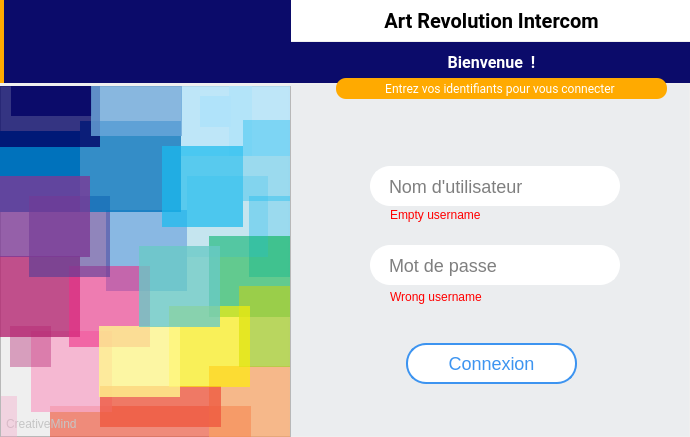
<?xml version="1.0" encoding="UTF-8"?>
<ui version="4.0">
 <class>LoginWindow</class>
 <widget class="QWidget" name="LoginWindow">
  <property name="geometry">
   <rect>
    <x>0</x>
    <y>0</y>
    <width>690</width>
    <height>437</height>
   </rect>
  </property>
  <property name="windowTitle">
   <string>Form</string>
  </property>
  <widget class="QLineEdit" name="log_password">
   <property name="geometry">
    <rect>
     <x>370</x>
     <y>245</y>
     <width>250</width>
     <height>40</height>
    </rect>
   </property>
   <property name="styleSheet">
    <string notr="true">QLineEdit{
	border:2px solid; 
	border-radius:20px;
	font-size:18px;
	padding-left:15px;
	padding-right:15px; 
	border-color:#FFF; 
	background-color:#FFFFFF;}

QLineEdit:hover,  QLineEdit:focus{
	border-color: rgba(57, 146, 240, 180); 
}</string>
   </property>
   <property name="text">
    <string/>
   </property>
   <property name="echoMode">
    <enum>QLineEdit::Password</enum>
   </property>
   <property name="placeholderText">
    <string>Mot de passe</string>
   </property>
  </widget>
  <widget class="QLabel" name="welcome_log">
   <property name="geometry">
    <rect>
     <x>291</x>
     <y>42</y>
     <width>401</width>
     <height>41</height>
    </rect>
   </property>
   <property name="minimumSize">
    <size>
     <width>0</width>
     <height>41</height>
    </size>
   </property>
   <property name="maximumSize">
    <size>
     <width>16777215</width>
     <height>41</height>
    </size>
   </property>
   <property name="styleSheet">
    <string notr="true">background-color: rgb(11, 11, 106);
color: rgb(255, 255, 255);font-size:16px; font-weight:bold; font-family:Roboto ;</string>
   </property>
   <property name="text">
    <string>Bienvenue  !</string>
   </property>
   <property name="alignment">
    <set>Qt::AlignCenter</set>
   </property>
  </widget>
  <widget class="QLabel" name="multi_logo_background">
   <property name="geometry">
    <rect>
     <x>288</x>
     <y>85</y>
     <width>401</width>
     <height>351</height>
    </rect>
   </property>
   <property name="styleSheet">
    <string notr="true">background-color: rgba(57, 146, 240, 5);
background-image: url(:/icons/icons/multilogo.png);</string>
   </property>
   <property name="text">
    <string/>
   </property>
  </widget>
  <widget class="QLabel" name="psw_warning">
   <property name="geometry">
    <rect>
     <x>390</x>
     <y>289</y>
     <width>151</width>
     <height>16</height>
    </rect>
   </property>
   <property name="styleSheet">
    <string notr="true">color:red;
font-size:12px;</string>
   </property>
   <property name="text">
    <string>Wrong username</string>
   </property>
  </widget>
  <widget class="QLabel" name="logo_log">
   <property name="geometry">
    <rect>
     <x>0</x>
     <y>0</y>
     <width>291</width>
     <height>83</height>
    </rect>
   </property>
   <property name="minimumSize">
    <size>
     <width>291</width>
     <height>83</height>
    </size>
   </property>
   <property name="maximumSize">
    <size>
     <width>291</width>
     <height>83</height>
    </size>
   </property>
   <property name="styleSheet">
    <string notr="true">border-left:4px solid;
border-left-color: rgb(255, 170, 0);
background-color: rgb(11, 11, 106);
image: url(:/icons/icons/ARsoftlogo.png);
</string>
   </property>
   <property name="text">
    <string/>
   </property>
  </widget>
  <widget class="QLineEdit" name="log_username">
   <property name="geometry">
    <rect>
     <x>370</x>
     <y>166</y>
     <width>250</width>
     <height>40</height>
    </rect>
   </property>
   <property name="styleSheet">
    <string notr="true">QLineEdit{
	border:2px solid; 
	border-radius:20px;
	font-size:18px;
	padding-left:15px;
	padding-right:15px; 
	border-color:#FFF; 
	background-color:#FFFFFF;}

QLineEdit:hover,  QLineEdit:focus{
	border-color: rgba(57, 146, 240, 180); 
}</string>
   </property>
   <property name="placeholderText">
    <string>Nom d'utilisateur</string>
   </property>
  </widget>
  <widget class="QPushButton" name="connect_log">
   <property name="geometry">
    <rect>
     <x>406</x>
     <y>343</y>
     <width>171</width>
     <height>41</height>
    </rect>
   </property>
   <property name="styleSheet">
    <string notr="true">QPushButton{
	border:2px solid rgba(57, 146, 240, 250);
	border-radius:20px; 
	font-size:18px; 
	padding-left:15px;
	padding-right:15px; 
	background-color:#FFFFFF;
	color:rgba(57, 146, 240, 250);
}

QPushButton:hover{
	font-weight:bold;
	background-color: rgba(57, 146, 240, 250);
	color:#FFFFFF;
}</string>
   </property>
   <property name="text">
    <string>Connexion</string>
   </property>
  </widget>
  <widget class="QLabel" name="main_title_log">
   <property name="geometry">
    <rect>
     <x>291</x>
     <y>0</y>
     <width>401</width>
     <height>41</height>
    </rect>
   </property>
   <property name="minimumSize">
    <size>
     <width>0</width>
     <height>41</height>
    </size>
   </property>
   <property name="maximumSize">
    <size>
     <width>16777215</width>
     <height>41</height>
    </size>
   </property>
   <property name="styleSheet">
    <string notr="true">color: rgb(0, 0, 0);background-color: rgb(255, 255, 255);font-size:20px; font-weight:bold; font-family: Kirvy ,Roboto ;</string>
   </property>
   <property name="text">
    <string>Art Revolution Intercom</string>
   </property>
   <property name="alignment">
    <set>Qt::AlignCenter</set>
   </property>
  </widget>
  <widget class="QFrame" name="multicolor">
   <property name="geometry">
    <rect>
     <x>0</x>
     <y>86</y>
     <width>291</width>
     <height>351</height>
    </rect>
   </property>
   <property name="minimumSize">
    <size>
     <width>291</width>
     <height>351</height>
    </size>
   </property>
   <property name="maximumSize">
    <size>
     <width>291</width>
     <height>351</height>
    </size>
   </property>
   <property name="styleSheet">
    <string notr="true"/>
   </property>
   <property name="frameShape">
    <enum>QFrame::StyledPanel</enum>
   </property>
   <property name="frameShadow">
    <enum>QFrame::Raised</enum>
   </property>
   <widget class="QLabel" name="logo_20">
    <property name="geometry">
     <rect>
      <x>31</x>
      <y>245</y>
      <width>81</width>
      <height>81</height>
     </rect>
    </property>
    <property name="styleSheet">
     <string notr="true">background-color: rgba(246, 168, 202, 200);</string>
    </property>
    <property name="text">
     <string/>
    </property>
   </widget>
   <widget class="QLabel" name="logo_10">
    <property name="geometry">
     <rect>
      <x>106</x>
      <y>124</y>
      <width>81</width>
      <height>81</height>
     </rect>
    </property>
    <property name="styleSheet">
     <string notr="true">background-color: rgba(137, 184, 227, 254);</string>
    </property>
    <property name="text">
     <string/>
    </property>
   </widget>
   <widget class="QLabel" name="logo_4">
    <property name="geometry">
     <rect>
      <x>-1</x>
      <y>45</y>
      <width>81</width>
      <height>81</height>
     </rect>
    </property>
    <property name="styleSheet">
     <string notr="true">background-color: rgb(0, 114, 188);
</string>
    </property>
    <property name="text">
     <string/>
    </property>
   </widget>
   <widget class="QLabel" name="logo_12">
    <property name="geometry">
     <rect>
      <x>-1</x>
      <y>170</y>
      <width>81</width>
      <height>81</height>
     </rect>
    </property>
    <property name="styleSheet">
     <string notr="true">
background-color: rgba(179, 34, 111, 200);
</string>
    </property>
    <property name="text">
     <string/>
    </property>
   </widget>
   <widget class="QLabel" name="logo_19">
    <property name="geometry">
     <rect>
      <x>209</x>
      <y>280</y>
      <width>81</width>
      <height>81</height>
     </rect>
    </property>
    <property name="styleSheet">
     <string notr="true">
background-color: rgba(249, 161, 97, 180);</string>
    </property>
    <property name="text">
     <string/>
    </property>
   </widget>
   <widget class="QLabel" name="logo_13">
    <property name="geometry">
     <rect>
      <x>69</x>
      <y>180</y>
      <width>81</width>
      <height>81</height>
     </rect>
    </property>
    <property name="styleSheet">
     <string notr="true">background-color: rgba(238, 44, 135, 150);</string>
    </property>
    <property name="text">
     <string/>
    </property>
   </widget>
   <widget class="QLabel" name="logo_6">
    <property name="geometry">
     <rect>
      <x>29</x>
      <y>110</y>
      <width>81</width>
      <height>81</height>
     </rect>
    </property>
    <property name="styleSheet">
     <string notr="true">background-color: rgba(78, 59, 151, 150);</string>
    </property>
    <property name="text">
     <string/>
    </property>
   </widget>
   <widget class="QLabel" name="logo_8">
    <property name="geometry">
     <rect>
      <x>80</x>
      <y>35</y>
      <width>101</width>
      <height>91</height>
     </rect>
    </property>
    <property name="styleSheet">
     <string notr="true">background-color: rgba(0, 114, 188, 200);
</string>
    </property>
    <property name="text">
     <string/>
    </property>
   </widget>
   <widget class="QLabel" name="logo_27">
    <property name="geometry">
     <rect>
      <x>181</x>
      <y>-1</y>
      <width>71</width>
      <height>71</height>
     </rect>
    </property>
    <property name="styleSheet">
     <string notr="true">background-color: rgba(176, 227, 250, 200);</string>
    </property>
    <property name="text">
     <string/>
    </property>
   </widget>
   <widget class="QLabel" name="logo_25">
    <property name="geometry">
     <rect>
      <x>11</x>
      <y>-1</y>
      <width>81</width>
      <height>31</height>
     </rect>
    </property>
    <property name="styleSheet">
     <string notr="true">background-color: rgba(0, 0, 100, 200);</string>
    </property>
    <property name="text">
     <string/>
    </property>
   </widget>
   <widget class="QLabel" name="logo_28">
    <property name="geometry">
     <rect>
      <x>229</x>
      <y>-1</y>
      <width>61</width>
      <height>71</height>
     </rect>
    </property>
    <property name="styleSheet">
     <string notr="true">background-color: rgba(176, 227, 250, 200);</string>
    </property>
    <property name="text">
     <string/>
    </property>
   </widget>
   <widget class="QLabel" name="logo_24">
    <property name="geometry">
     <rect>
      <x>249</x>
      <y>110</y>
      <width>41</width>
      <height>81</height>
     </rect>
    </property>
    <property name="styleSheet">
     <string notr="true">background-color: rgba(25, 187, 238, 100);
</string>
    </property>
    <property name="text">
     <string/>
    </property>
   </widget>
   <widget class="QLabel" name="logo_16">
    <property name="geometry">
     <rect>
      <x>209</x>
      <y>150</y>
      <width>81</width>
      <height>81</height>
     </rect>
    </property>
    <property name="styleSheet">
     <string notr="true">background-color: rgba(0, 176, 76, 150);</string>
    </property>
    <property name="text">
     <string/>
    </property>
   </widget>
   <widget class="QLabel" name="logo_7">
    <property name="geometry">
     <rect>
      <x>187</x>
      <y>90</y>
      <width>81</width>
      <height>81</height>
     </rect>
    </property>
    <property name="styleSheet">
     <string notr="true">background-color: rgba(25, 187, 238, 50);
</string>
    </property>
    <property name="text">
     <string/>
    </property>
   </widget>
   <widget class="QLabel" name="logo_14">
    <property name="geometry">
     <rect>
      <x>10</x>
      <y>240</y>
      <width>41</width>
      <height>41</height>
     </rect>
    </property>
    <property name="styleSheet">
     <string notr="true">
background-color: rgba(179, 34, 111, 100);
</string>
    </property>
    <property name="text">
     <string/>
    </property>
   </widget>
   <widget class="QLabel" name="logo_23">
    <property name="geometry">
     <rect>
      <x>-1</x>
      <y>0</y>
      <width>101</width>
      <height>61</height>
     </rect>
    </property>
    <property name="styleSheet">
     <string notr="true">background-color: rgba(0, 0, 100, 200);</string>
    </property>
    <property name="text">
     <string/>
    </property>
   </widget>
   <widget class="QLabel" name="logo_22">
    <property name="geometry">
     <rect>
      <x>100</x>
      <y>300</y>
      <width>121</width>
      <height>41</height>
     </rect>
    </property>
    <property name="styleSheet">
     <string notr="true">background-color: rgba(247, 162, 135, 200);
background-color: rgba(239, 88, 63, 200);</string>
    </property>
    <property name="text">
     <string/>
    </property>
   </widget>
   <widget class="QLabel" name="logo_17">
    <property name="geometry">
     <rect>
      <x>239</x>
      <y>200</y>
      <width>51</width>
      <height>81</height>
     </rect>
    </property>
    <property name="styleSheet">
     <string notr="true">background-color: rgba(170, 207, 55, 200);</string>
    </property>
    <property name="text">
     <string/>
    </property>
   </widget>
   <widget class="QLabel" name="logo_9">
    <property name="geometry">
     <rect>
      <x>162</x>
      <y>60</y>
      <width>81</width>
      <height>81</height>
     </rect>
    </property>
    <property name="styleSheet">
     <string notr="true">background-color: rgba(25, 187, 238, 180);
</string>
    </property>
    <property name="text">
     <string/>
    </property>
   </widget>
   <widget class="QLabel" name="logo_18">
    <property name="geometry">
     <rect>
      <x>169</x>
      <y>220</y>
      <width>81</width>
      <height>81</height>
     </rect>
    </property>
    <property name="styleSheet">
     <string notr="true">background-color: rgba(255, 240, 0, 160);</string>
    </property>
    <property name="text">
     <string/>
    </property>
   </widget>
   <widget class="QLabel" name="logo_26">
    <property name="geometry">
     <rect>
      <x>91</x>
      <y>-1</y>
      <width>91</width>
      <height>51</height>
     </rect>
    </property>
    <property name="styleSheet">
     <string notr="true">background-color: rgba(107, 167, 218, 200);</string>
    </property>
    <property name="text">
     <string/>
    </property>
   </widget>
   <widget class="QLabel" name="logo_21">
    <property name="geometry">
     <rect>
      <x>99</x>
      <y>240</y>
      <width>81</width>
      <height>71</height>
     </rect>
    </property>
    <property name="styleSheet">
     <string notr="true">background-color: rgba(255, 247, 142, 200);</string>
    </property>
    <property name="text">
     <string/>
    </property>
   </widget>
   <widget class="QLabel" name="logo_15">
    <property name="geometry">
     <rect>
      <x>139</x>
      <y>160</y>
      <width>81</width>
      <height>81</height>
     </rect>
    </property>
    <property name="styleSheet">
     <string notr="true">background-color: rgba(105, 201, 198, 200);</string>
    </property>
    <property name="text">
     <string/>
    </property>
   </widget>
   <widget class="QLabel" name="logo_11">
    <property name="geometry">
     <rect>
      <x>-1</x>
      <y>90</y>
      <width>91</width>
      <height>81</height>
     </rect>
    </property>
    <property name="styleSheet">
     <string notr="true">background-color: rgba(124, 56, 149, 200);
</string>
    </property>
    <property name="text">
     <string/>
    </property>
   </widget>
   <widget class="QLabel" name="logo_5">
    <property name="geometry">
     <rect>
      <x>243</x>
      <y>34</y>
      <width>47</width>
      <height>81</height>
     </rect>
    </property>
    <property name="styleSheet">
     <string notr="true">background-color: rgba(25, 187, 238, 100);
</string>
    </property>
    <property name="text">
     <string/>
    </property>
   </widget>
   <widget class="QLabel" name="logo_29">
    <property name="geometry">
     <rect>
      <x>200</x>
      <y>10</y>
      <width>31</width>
      <height>31</height>
     </rect>
    </property>
    <property name="styleSheet">
     <string notr="true">background-color: rgba(176, 227, 250, 255);</string>
    </property>
    <property name="text">
     <string/>
    </property>
   </widget>
   <widget class="QLabel" name="logo_30">
    <property name="geometry">
     <rect>
      <x>50</x>
      <y>320</y>
      <width>201</width>
      <height>31</height>
     </rect>
    </property>
    <property name="styleSheet">
     <string notr="true">
background-color: rgba(239, 88, 63, 170);</string>
    </property>
    <property name="text">
     <string/>
    </property>
   </widget>
   <widget class="QLabel" name="label">
    <property name="geometry">
     <rect>
      <x>6</x>
      <y>330</y>
      <width>81</width>
      <height>16</height>
     </rect>
    </property>
    <property name="styleSheet">
     <string notr="true">QLabel{
	color:#C5C5C5;	
}</string>
    </property>
    <property name="text">
     <string>CreativeMind</string>
    </property>
   </widget>
   <zorder>logo_30</zorder>
   <zorder>logo_20</zorder>
   <zorder>logo_10</zorder>
   <zorder>logo_4</zorder>
   <zorder>logo_12</zorder>
   <zorder>logo_19</zorder>
   <zorder>logo_13</zorder>
   <zorder>logo_6</zorder>
   <zorder>logo_8</zorder>
   <zorder>logo_27</zorder>
   <zorder>logo_25</zorder>
   <zorder>logo_28</zorder>
   <zorder>logo_24</zorder>
   <zorder>logo_16</zorder>
   <zorder>logo_7</zorder>
   <zorder>logo_14</zorder>
   <zorder>logo_23</zorder>
   <zorder>logo_22</zorder>
   <zorder>logo_17</zorder>
   <zorder>logo_9</zorder>
   <zorder>logo_18</zorder>
   <zorder>logo_26</zorder>
   <zorder>logo_21</zorder>
   <zorder>logo_15</zorder>
   <zorder>logo_11</zorder>
   <zorder>logo_5</zorder>
   <zorder>logo_29</zorder>
   <zorder>label</zorder>
  </widget>
  <widget class="QLabel" name="connect_now">
   <property name="geometry">
    <rect>
     <x>336</x>
     <y>78</y>
     <width>331</width>
     <height>21</height>
    </rect>
   </property>
   <property name="minimumSize">
    <size>
     <width>301</width>
     <height>21</height>
    </size>
   </property>
   <property name="styleSheet">
    <string notr="true">color: rgb(255, 255, 255);
font-size:12px; font-family:Roboto ;
background-color: rgb(255, 170, 0);
border-radius:10px;</string>
   </property>
   <property name="text">
    <string>Entrez vos identifiants pour vous connecter </string>
   </property>
   <property name="alignment">
    <set>Qt::AlignCenter</set>
   </property>
  </widget>
  <widget class="QLabel" name="logo_31">
   <property name="geometry">
    <rect>
     <x>1</x>
     <y>396</y>
     <width>16</width>
     <height>41</height>
    </rect>
   </property>
   <property name="styleSheet">
    <string notr="true">background-color: rgba(246, 168, 202, 100);</string>
   </property>
   <property name="text">
    <string/>
   </property>
  </widget>
  <widget class="QLabel" name="name_warning">
   <property name="geometry">
    <rect>
     <x>390</x>
     <y>207</y>
     <width>151</width>
     <height>16</height>
    </rect>
   </property>
   <property name="styleSheet">
    <string notr="true">color:red;
font-size:12px;</string>
   </property>
   <property name="text">
    <string>Empty username</string>
   </property>
  </widget>
  <widget class="QPushButton" name="toogle_button">
   <property name="geometry">
    <rect>
     <x>577</x>
     <y>254</y>
     <width>24</width>
     <height>24</height>
    </rect>
   </property>
   <property name="focusPolicy">
    <enum>Qt::NoFocus</enum>
   </property>
   <property name="styleSheet">
    <string notr="true">QPushButton{
	        image: url(:/cils/cils/cil_vision.png);
            background:none;
            border:none;}

QPushButton:hover{
            image: url(:/cils/cils/cil_low_vision.png);
            background:none;
            border:none;}</string>
   </property>
   <property name="text">
    <string/>
   </property>
  </widget>
  <zorder>multi_logo_background</zorder>
  <zorder>log_password</zorder>
  <zorder>welcome_log</zorder>
  <zorder>psw_warning</zorder>
  <zorder>logo_log</zorder>
  <zorder>log_username</zorder>
  <zorder>connect_log</zorder>
  <zorder>main_title_log</zorder>
  <zorder>multicolor</zorder>
  <zorder>connect_now</zorder>
  <zorder>logo_31</zorder>
  <zorder>name_warning</zorder>
  <zorder>toogle_button</zorder>
 </widget>
 <tabstops>
  <tabstop>log_username</tabstop>
  <tabstop>log_password</tabstop>
  <tabstop>connect_log</tabstop>
 </tabstops>
 <resources>
  <include location="../resources/img.qrc"/>
 </resources>
 <connections/>
</ui>
